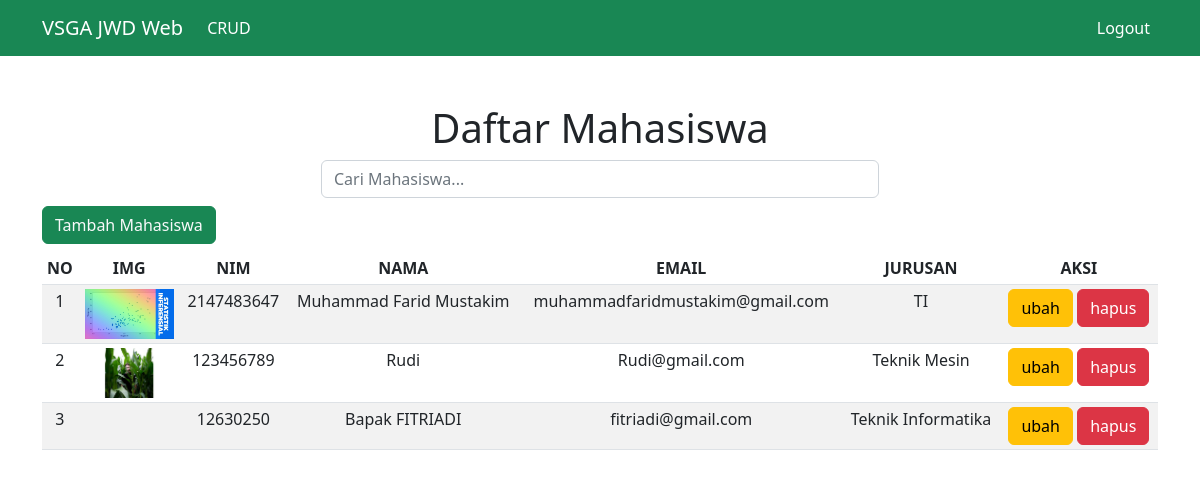
The app's page /index.php (signed in) with its own data.
### tables this page shows
CREATE TABLE `mahasiswa` (
  `id` int(11) NOT NULL,
  `nim` int(11) NOT NULL,
  `nama` varchar(255) NOT NULL,
  `email` varchar(255) NOT NULL,
  `jurusan` varchar(255) NOT NULL,
  `gambar` varchar(255) NOT NULL
);

### function.php (called while the page is built, shortened)
<?php
$conn = mysqli_connect("localhost", "root", "", "belajar_php");
function db($syntax)
{
     global $conn;
     $rows = [];
     $result = mysqli_query($conn, $syntax);
     while ($row = mysqli_fetch_assoc($result)) {
          $rows[] = $row;
     }
     return $rows;
}
?>

### index.php (the view, shortened to what this page needs)
<?php
require "function.php";
$mahasiswa = db("SELECT * FROM mahasiswa");
?>
<!DOCTYPE html>
<html lang="en">
<head>
   <?php include('partials/link.php');?>
</head>
<body>
    <?php include('partials/header.php')?>
    <main class="container">
        <h1 class="text-center mt-5 mb-2">Daftar Mahasiswa</h1>
            <form class="col-md-6 m-auto" method="post">
                <input class="form-control me-2" name="keyword" id="keyword" type="search" placeholder="Cari Mahasiswa..."
                    aria-label="Search" autocomplete="off">
            </form>
            <div class="col-md-4 mt-2 mb-2">
                <div class="btn btn-success">
                    <a href="tambah.php" class="hilang text-decoration-none text-light">Tambah Mahasiswa</a>
                </div>
            </div>
        <div class="table-responsive">
            <table class="table table-striped table-sm text-center">
                <thead>
                    <tr>
                        <th scope="col">NO</th>
                        <th scope="col">IMG</th>
                        <th scope="col">NIM</th>
                        <th scope="col">NAMA</th>
                        <th scope="col">EMAIL</th>
                        <th scope="col">JURUSAN</th>
                        <th scope="col">AKSI</th>
                    </tr>
                </thead>
                <tbody>
                    <?php $i = 1 ?>
                    <?php foreach ($mahasiswa as $dta) : ?>
                    <tr>
                        <td>
                            <?= $i ?>
                        </td>
                        <td><img src="img/<?= $dta["gambar"]?>" height="50px" alt=""></td>
                        <td>
                            <?= $dta["nim"] ?>
                        </td>
                        <td>
                            <?= $dta["nama"] ?>
                        </td>
                        <td>
                            <?= $dta["email"] ?>
                        </td>
                        <td>
                            <?= $dta["jurusan"] ?>
                        </td>
                        <td class="hilang"><a href="update.php?id=<?= $dta["id"] ?>" class="btn
                                btn-warning">ubah</a>
                            <a href="hapus.php?id=<?= $dta["id"] ?>" class="btn btn-danger"
                                onclick="return confirm('Are you sure you want to delete?');">hapus</a>
                        </td>
                        <?php $i++ ?>
                    </tr>
                    <?php endforeach ?>
                </tbody>
            </table>
        </div>
    </main>
</body>
</html>

### partials/link.php (shortened to what this page needs)
    <link href="https://cdn.jsdelivr.net/npm/bootstrap@5.2.2/dist/css/bootstrap.min.css" rel="stylesheet"
></link>

### partials/header.php (shortened to what this page needs)
<nav class="navbar navbar-expand-lg navbar-dark bg-success ">
  <div class="container">
    <a class="navbar-brand" href="#">VSGA JWD Web</a>
    <div class="collapse navbar-collapse" id="navbarSupportedContent">
      <ul class="navbar-nav me-auto  mb-2 mb-lg-0">
        <li class="nav-item">
          <a class="nav-link active" aria-current="page" href="index.php">CRUD</a>
        </li>
      </ul>
      <ul class="navbar-nav ms-auto  mb-2 mb-lg-0">
        <li class="nav-item">
          <a class="nav-link active" aria-current="page" href="logout.php">Logout</a>
        </li>
      </ul>
    </div>
  </div>
</nav>

### records on screen
mahasiswa: gambar (picture), nim "2147483647", nama "Muhammad Farid Mustakim", email "muhammadfaridmustakim@gmail.com", jurusan "TI"
mahasiswa: gambar (picture), nim "123456789", nama "Rudi", email "Rudi@gmail.com", jurusan "Teknik Mesin"
mahasiswa: nim "12630250", nama "Bapak FITRIADI", email "fitriadi@gmail.com", jurusan "Teknik Informatika"
